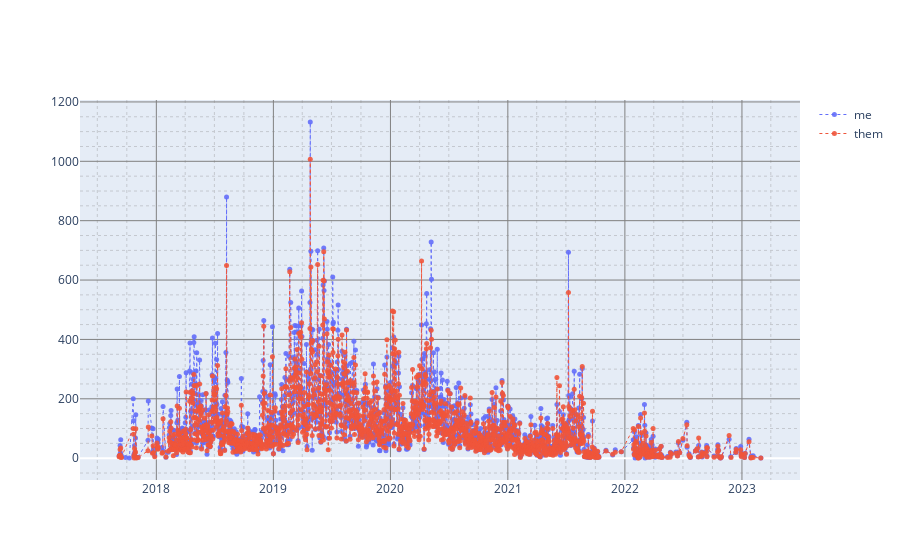

The cell this chart's notebook holds for it:
### Code cell
Analyse.chatting_freq(chat=chats['diana'], words=[], by_regex=r'')

### Figure 1 — Plotly figure (JSON) as saved in the notebook; plotly's stock layout.template omitted (floating-point values rounded to 4 significant figures; data arrays with more than 128 entries replaced by an {"elided": "..."} marker saying what was removed)
{"data": [{"line": {"dash": "dot", "width": 1}, "marker": {"opacity": 0.9, "size": 5}, "mode": "lines+markers", "name": "me", "type": "scatter", "x": {"elided": "1502 str values"}, "y": {"elided": "1502 int values"}}, {"line": {"dash": "dot", "width": 1}, "marker": {"opacity": 0.9, "size": 5}, "mode": "lines+markers", "name": "them", "type": "scatter", "x": {"elided": "1496 str values"}, "y": {"elided": "1496 int values"}}], "layout": {"xaxis": {"gridcolor": "gray", "minor": {"griddash": "dot"}}, "yaxis": {"gridcolor": "gray", "minor": {"griddash": "dot"}}}}
